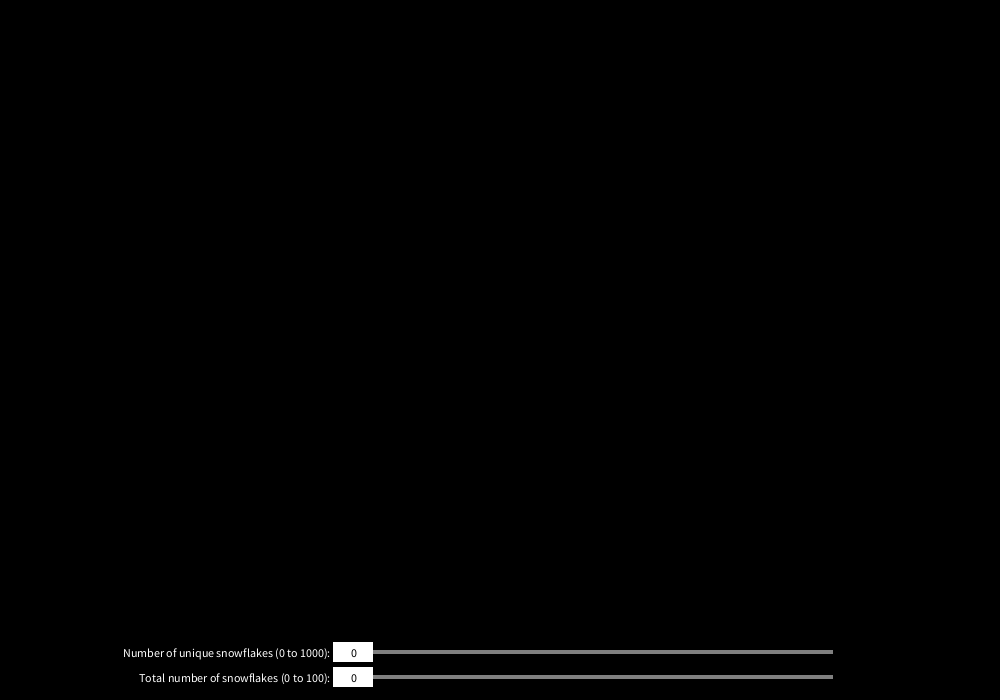
Frame 1 (no input)
Frame 60 (the mouse pressed at the canvas centre just before this capture): identical to frame 1, image omitted
Frame 120 (the mouse held since frame 60 and released just before this capture): identical to frame 1, image omitted

The Processing sketch that drew this single still picture (run headless with seeded random() and noise(); from frame 60 on, the mouse is pressed at the canvas centre):

// Processing sketch: gui
// ── gui.pde
// #############################################################
// #############################################################
// #                     GLOBAL VARIABLES                      #
// Slider global variables
Slider[] sliders = new Slider[2];

// Snowflake global variables
Particle p;
ArrayList<Particle> snowflake;
int targetNumSnowflakes = 10;
int currentNumSnowflakes = 0;

// #############################################################
// #############################################################
// #                          SETUP                            #
void setup(){
  // Document Setup
  size(1000, 700);
  noStroke();
  
  // Sliders Setup
  sliders[0] = new Slider(width/3, height-50, 0, 1000, "Number of unique snowflakes");
  sliders[1] = new Slider(width/3, height-25, 0, 100, "Total number of snowflakes");
}

// #############################################################
// #############################################################
// #                           DRAW                            #
void draw(){
  // Document Draw
  background(0);
  
  // Slider Draw
  for(Slider s : sliders){
    s.draw();
  }
}

// #############################################################
// #############################################################
// #                            MP                             #
void mousePressed(){
  // Slider MP
  for(Slider s : sliders)
    if(s.isHovered())
      s.lock = true;
}

// #############################################################
// #############################################################
// #                            MR                             #
void mouseReleased(){
  // Slider MR
  for(Slider s : sliders)
    s.lock = false;
}

// #############################################################
// #############################################################
// #                       GLOBAL METHODS                      #
void generateSnowflake(){
  boolean isFinished = true;
  
  translate(width/2, height/2);
  rotate(PI/6); // reorient the snowflake
  background(0);
  while(!p.finished() && !p.intersects(snowflake)){
    isFinished = false;
    p.update();
  }

  snowflake.add(p);
  p = new Particle(width/2, 0);
  
  for (int i = 0; i < 6; i++){
    rotate(PI/3);
    p.show();
    for(Particle particle : snowflake){
      particle.show();
    }
    pushMatrix();
    scale(1, -1); // reflect around the x-axis
    p.show();
    for(Particle particle : snowflake){
      particle.show();
    }
    popMatrix();
  }
  
  if(isFinished){
    saveTransparentImage("snowflake"+currentNumSnowflakes+".png");
    currentNumSnowflakes++;
    if(currentNumSnowflakes == targetNumSnowflakes)
      noLoop();
    else
      snowflake = new ArrayList<Particle>();
  }
}

void saveTransparentImage(final String name){
  final PImage canvas = this.get();
  canvas.format = ARGB;
  final color p[] = canvas.pixels;
  for (int i = 0; i != p.length; ++i) if (p[i] == #000000) p[i] = ~#000000;
  canvas.updatePixels();
  canvas.save(dataPath(name));
}

int nearestPowOf2(int n){
  return n == 0 ? 0 : 32 - Integer.numberOfLeadingZeros(n - 1);
}

// #############################################################
// #############################################################

// ── Particle.pde
class Particle{
  PVector pos;
  float r;
  int dx, dy;
  Particle(float x, float y) {
   this.pos = new PVector(x, y);
   this.r = (float) Math.sqrt(nearestPowOf2(width));
   this.dx = 1;
   this.dy = 3;
  }
  
  void update() {
    pos.x -= dx;
    pos.y += random(-1 * this.dy, this.dy);
    
    // <!> Constrain the angle that the particle can go on
    float angle = pos.heading();
    angle = constrain(angle, 0, PI/6);
    float magnitude = pos.mag();
    pos = PVector.fromAngle(angle);
    pos.setMag(magnitude);
    // </!>
  }

  void show() {
    fill(255);
    stroke(255);
    ellipse(pos.x, pos.y, r*2, r*2);
  }
  
  boolean finished() {
    return pos.x<1;
  }
  
  boolean intersects(ArrayList<Particle> snowflake){
    boolean result = false;
    for(Particle s: snowflake){
      float d = dist(s.pos.x, s.pos.y, this.pos.x, this.pos.y);
      if (d < r*2){
        result = true;
        break;
      }
    }
    return result;
  }
}

// ── Slider.pde
class Slider{
  float xInitial, x, y, w, h;
  float value;
  int min, max;
  String descriptor;
  boolean lock = false;
  
  Slider(float x, float y, int min, int max, String d) {
    this.xInitial = x;
    this.x = x;
    this.y = y;
    this.min = min;
    this.max = max;
    this.w = 40;
    this.h = 20;
    this.descriptor = d;
  }
  
  void draw(){
    // Draw the slider line
    float lineLength = width/2;
    float lineHeight = 4;
    float lineColor = map(x, xInitial, xInitial+lineLength, 128, 255);
    fill(color(lineColor));
    rect(xInitial, y, lineLength, lineHeight);
    
    // Draw the slider knob
    fill(255);
    rect(this.x, this.y-(this.h/2)+(lineHeight/2), this.w, this.h);
    
    // Draw the slider value
    this.value = map(lineColor, 128, 255, this.min, this.max);
    fill(0);
    textAlign(CENTER);
    text(int(this.value), this.x+21, this.y+7);
    
    fill(255);
    textAlign(RIGHT);
    text(this.descriptor + " (" + this.min + " to " + this.max + "): ", this.xInitial, this.y+7);
    
    // Take in input
    float inputX = constrain(mouseX, xInitial, xInitial+lineLength);
    if (lock) this.x = inputX;
  }
  
  boolean isHovered(){
    return (this.x + this.w >= mouseX) &&
           (mouseX >= this.x) &&
           (this.y + this.h >= mouseY) &&
           (mouseY >= this.y);
  }
}
